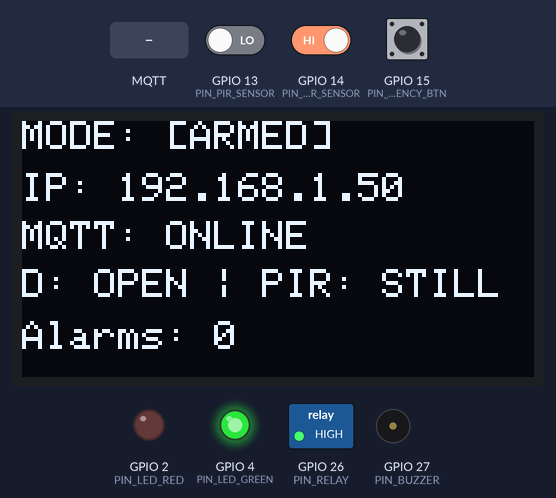
The sketch below on a simulated ESP32. Shown: 128×64 one-colour display, switched loads named in the sketch (green lamp = pin HIGH), output pins drawn as LEDs (lit = HIGH), buzzer (waves = sounding, pin HIGH). Inputs (shaded band) come from the test bench; at power-on: GPIO 13 (PIN_PIR_SENSOR) LOW, GPIO 14 (PIN_DOOR_SENSOR) HIGH, GPIO 15 (PIN_EMERGENCY_BTN) HIGH. WiFi joins after 1.5 s; servers stay silent unless stated; no MQTT or app messages arrive unless stated; what the sketch prints to the serial monitor is not drawn.

Above: at 6.3 s.
6.4 s: MQTT message "ON" arrives on the first subscribed topic
At 8.38 s:
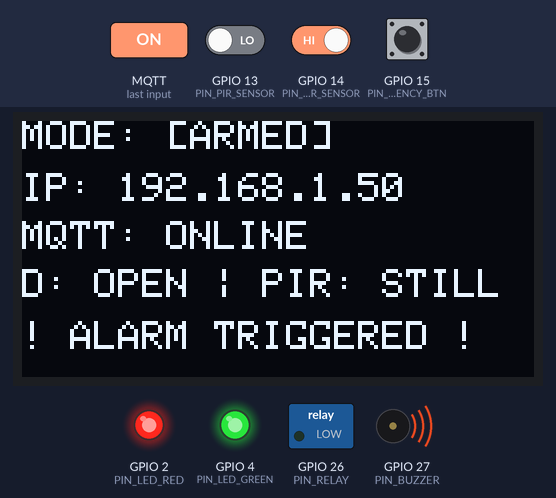
8.5 s: MQTT message "DISARMED" arrives on the second subscribed topic
At 8.9 s:
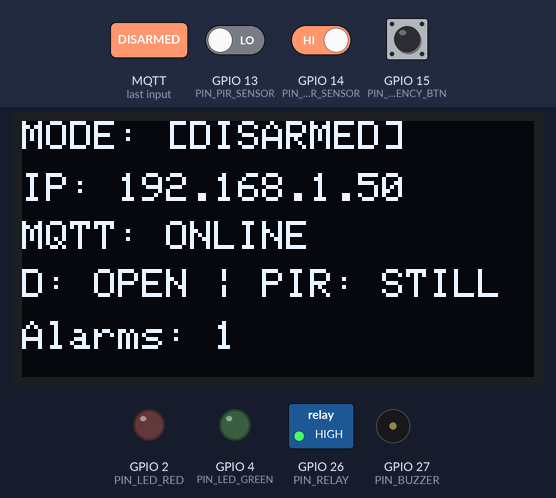
10.0 s: GPIO 13 (PIN_PIR_SENSOR) driven HIGH
At 11.0 s:
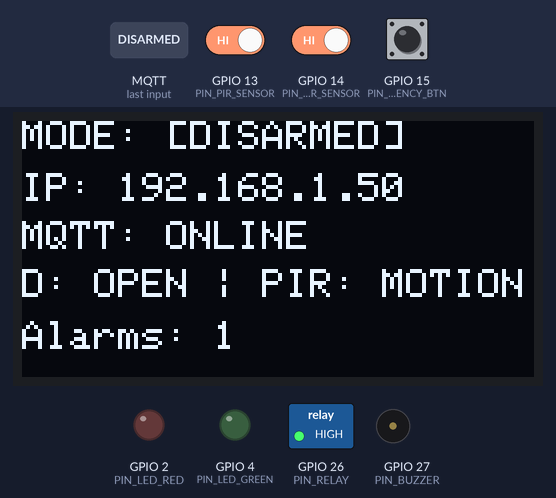
11.7 s: GPIO 14 (PIN_DOOR_SENSOR) driven LOW
At 12.0 s:
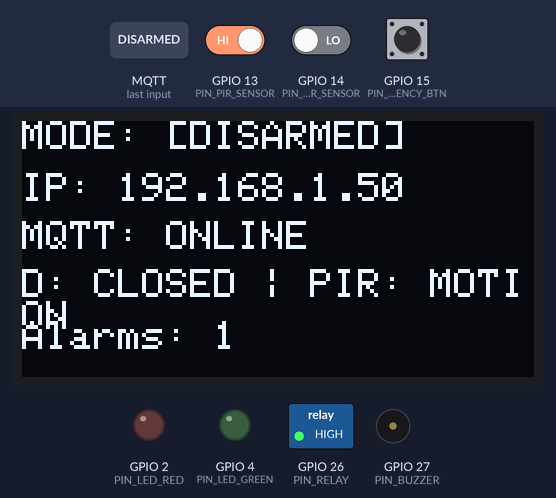
13.2 s: MQTT message "ARMED" arrives on the second subscribed topic
At 14.0 s:
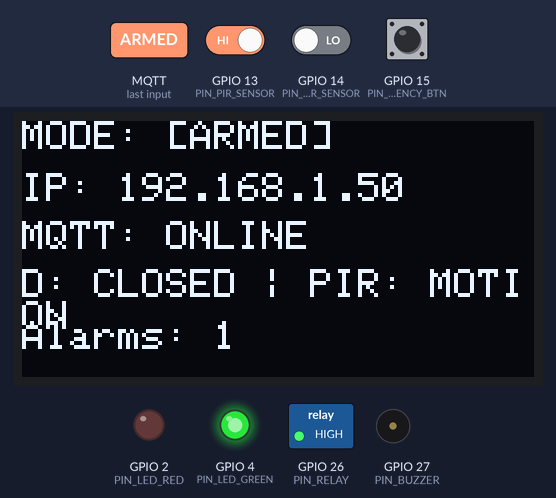
14.7 s: GPIO 13 (PIN_PIR_SENSOR) driven LOW
At 15.3 s:
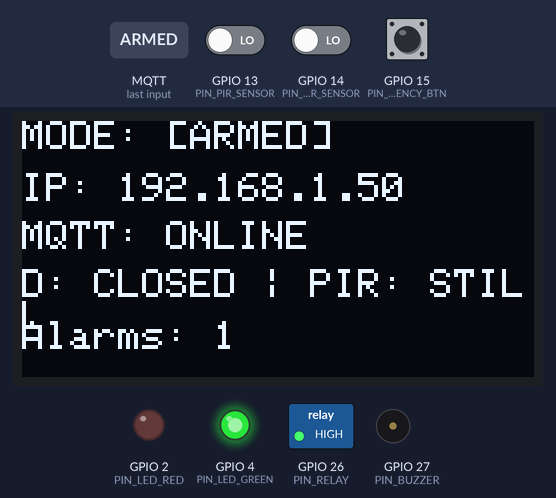
Timing chart, 0 to 17.2 s (numbered marks = the images above; inputs shaded):
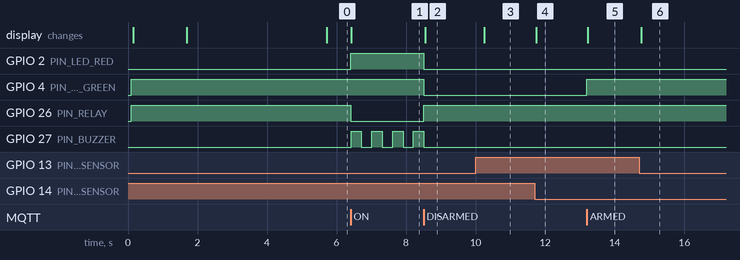

The sketch:

esp32_security_node.ino
```cpp
/*
 * ==============================================================================
 * Course Project: Hệ thống IoT giám sát và phát hiện xâm nhập trước cửa nhà
 * Node: Physical IoT Node (ESP32 DevKit V1 - 38 pins)
 * File: esp32_security_node.ino
 * ==============================================================================
 * Pinout Configuration:
 *  - MC-38 Magnetic Door Sensor : GPIO 14 (INPUT_PULLUP + Interrupt CHANGE)
 *  - PIR HC-SR501 Motion Sensor : GPIO 13 (INPUT)
 *  - OLED 0.96" I2C (SSD1306)    : SDA -> GPIO 21, SCL -> GPIO 22
 *  - Active Buzzer (5V)         : GPIO 27 (OUTPUT)
 *  - Relay Module (5V 1-CH)     : GPIO 26 (OUTPUT)
 *  - Status LED Green (Armed)   : GPIO 4  (OUTPUT)
 *  - Status LED Red (Alarm)     : GPIO 2  (OUTPUT)
 *  - Emergency Panic Button     : GPIO 15 (INPUT_PULLUP)
 *
 * MQTT Topics Contract:
 *  - Publish:
 *      home/sensor/door  -> "OPEN" / "CLOSED"
 *      home/sensor/pir   -> "MOTION" / "STILL"
 *  - Subscribe:
 *      home/actuator/alarm -> "ON" / "OFF" or {"alarm":"ON"/"OFF"}
 *      home/system/mode    -> "ARMED" / "DISARMED"
 * ==============================================================================
 */

#include <WiFi.h>
#include <PubSubClient.h>
#include <Wire.h>
#include <Adafruit_GFX.h>
#include <Adafruit_SSD1306.h>

// ---------------------- PIN DEFINITIONS ----------------------
#define PIN_DOOR_SENSOR     14    // MC-38 Magnetic Sensor (Pull-up)
#define PIN_PIR_SENSOR      13    // HC-SR501 Motion Sensor
#define PIN_BUZZER          27    // Active 5V Buzzer
#define PIN_RELAY           26    // 1-channel Relay (Active LOW / HIGH)
#define PIN_LED_GREEN       4     // System Armed Indicator
#define PIN_LED_RED         2     // Alarm Triggered Indicator
#define PIN_EMERGENCY_BTN   15    // Emergency Panic Button (Pull-up)

// Relay active level (Most standard 5V relay modules are active LOW)
#define RELAY_ACTIVE_LEVEL  LOW
#define RELAY_INACTIVE_LEVEL HIGH

// ---------------------- OLED DISPLAY SETUP -------------------
#define SCREEN_WIDTH 128
#define SCREEN_HEIGHT 64
#define OLED_RESET    -1
#define SCREEN_ADDRESS 0x3C
Adafruit_SSD1306 display(SCREEN_WIDTH, SCREEN_HEIGHT, &Wire, OLED_RESET);

// ---------------------- NETWORK CONFIGURATION ----------------
const char* WIFI_SSID     = "YOUR_WIFI_SSID";
const char* WIFI_PASSWORD = "YOUR_WIFI_PASSWORD";

const char* MQTT_SERVER   = "192.168.1.100";  // Laptop Edge IP running Mosquitto
const int   MQTT_PORT     = 1883;
const char* MQTT_USER     = "";               // Leave empty if no authentication
const char* MQTT_PASS     = "";
const char* CLIENT_ID     = "ESP32_Security_Node";

// MQTT Topics
const char* TOPIC_SENSOR_DOOR     = "home/sensor/door";
const char* TOPIC_SENSOR_PIR      = "home/sensor/pir";
const char* TOPIC_ACTUATOR_ALARM  = "home/actuator/alarm";
const char* TOPIC_SYSTEM_MODE     = "home/system/mode";

WiFiClient espClient;
PubSubClient mqttClient(espClient);

// ---------------------- SYSTEM STATES & TIMERS ---------------
volatile bool doorStateChanged = false;
volatile int  lastDoorRawState = HIGH;

bool isArmed        = true;   // Default ARMED on boot
bool isAlarmActive  = false;
String currentDoor  = "CLOSED";
String currentPIR   = "STILL";
unsigned int alarmCount = 0;

// Non-blocking millisecond timers
unsigned long lastDisplayUpdate = 0;
const unsigned long DISPLAY_INTERVAL = 1000; // 1s refresh rate

unsigned long lastPirCheck = 0;
const unsigned long PIR_INTERVAL = 250;      // 250ms check rate

unsigned long lastMqttReconnect = 0;
const unsigned long MQTT_RECONNECT_INTERVAL = 5000;

unsigned long lastBuzzerToggle = 0;
bool buzzerBeepState = false;

// Button debounce
int lastButtonState = HIGH;
unsigned long lastDebounceTime = 0;
const unsigned long DEBOUNCE_DELAY = 50;

// ---------------------- HARDWARE INTERRUPT (MC-38) -----------
// MC-38: Cửa đóng -> 2 cực nam châm gần nhau -> Tiếp điểm đóng (GND) -> Pin đọc LOW.
// Cửa mở -> Tiếp điểm hở -> Kéo lên PULLUP -> Pin đọc HIGH.
void IRAM_ATTR handleDoorInterrupt() {
  doorStateChanged = true;
}

// ---------------------- HARDWARE ACTUATOR HELPERS ------------
void setAlarmOutputs(bool active) {
  isAlarmActive = active;
  if (!active) {
    digitalWrite(PIN_BUZZER, LOW);
    digitalWrite(PIN_RELAY, RELAY_INACTIVE_LEVEL);
    digitalWrite(PIN_LED_RED, LOW);
  } else {
    digitalWrite(PIN_RELAY, RELAY_ACTIVE_LEVEL);
    digitalWrite(PIN_LED_RED, HIGH);
  }
}

// ---------------------- OLED DISPLAY FUNCTION ----------------
void updateOLED() {
  display.clearDisplay();
  display.setTextColor(SSD1306_WHITE);

  // Line 1: Header / Mode
  display.setTextSize(1);
  display.setCursor(0, 0);
  display.print("MODE: ");
  if (isArmed) {
    display.print("[ARMED]");
  } else {
    display.print("[DISARMED]");
  }

  // Line 2: IP Address
  display.setCursor(0, 13);
  display.print("IP: ");
  display.print(WiFi.status() == WL_CONNECTED ? WiFi.localIP().toString() : "No WiFi");

  // Line 3: MQTT Status
  display.setCursor(0, 25);
  display.print("MQTT: ");
  display.print(mqttClient.connected() ? "ONLINE" : "OFFLINE");

  // Line 4: Door & PIR Status
  display.setCursor(0, 37);
  display.print("D: ");
  display.print(currentDoor);
  display.print(" | PIR: ");
  display.print(currentPIR);

  // Line 5: Alarm Status & Counter
  display.setCursor(0, 50);
  if (isAlarmActive) {
    display.print("! ALARM TRIGGERED !");
  } else {
    display.print("Alarms: ");
    display.print(alarmCount);
  }

  display.display();
}

// ---------------------- MQTT CALLBACK ------------------------
void mqttCallback(char* topic, byte* payload, unsigned int length) {
  String message = "";
  for (unsigned int i = 0; i < length; i++) {
    message += (char)payload[i];
  }
  message.trim();

  Serial.print("[MQTT RX] ");
  Serial.print(topic);
  Serial.print(" : ");
  Serial.println(message);

  // Topic: home/actuator/alarm
  if (String(topic) == TOPIC_ACTUATOR_ALARM) {
    if (message.indexOf("ON") >= 0) {
      if (!isAlarmActive) {
        alarmCount++;
      }
      setAlarmOutputs(true);
    } else if (message.indexOf("OFF") >= 0) {
      setAlarmOutputs(false);
    }
  }
  // Topic: home/system/mode
  else if (String(topic) == TOPIC_SYSTEM_MODE) {
    if (message == "ARMED") {
      isArmed = true;
      digitalWrite(PIN_LED_GREEN, HIGH);
    } else if (message == "DISARMED") {
      isArmed = false;
      digitalWrite(PIN_LED_GREEN, LOW);
      setAlarmOutputs(false); // Auto disarm alarm
    }
  }

  updateOLED();
}

// ---------------------- RECONNECT MQTT -----------------------
void reconnectMQTT() {
  if (WiFi.status() != WL_CONNECTED) {
    return;
  }
  if (!mqttClient.connected()) {
    Serial.print("Attempting MQTT connection to ");
    Serial.print(MQTT_SERVER);
    Serial.print("...");

    if (mqttClient.connect(CLIENT_ID, MQTT_USER, MQTT_PASS)) {
      Serial.println(" CONNECTED!");
      mqttClient.subscribe(TOPIC_ACTUATOR_ALARM);
      mqttClient.subscribe(TOPIC_SYSTEM_MODE);

      // Publish initial state upon connection
      mqttClient.publish(TOPIC_SENSOR_DOOR, currentDoor.c_str(), true);
      mqttClient.publish(TOPIC_SENSOR_PIR, currentPIR.c_str(), true);
    } else {
      Serial.print(" FAILED, rc=");
      Serial.println(mqttClient.state());
    }
  }
}

// ---------------------- SETUP --------------------------------
void setup() {
  Serial.begin(115200);
  delay(100);

  // Initialize GPIO Modes
  pinMode(PIN_DOOR_SENSOR, INPUT_PULLUP);
  pinMode(PIN_PIR_SENSOR, INPUT);
  pinMode(PIN_EMERGENCY_BTN, INPUT_PULLUP);

  pinMode(PIN_BUZZER, OUTPUT);
  pinMode(PIN_RELAY, OUTPUT);
  pinMode(PIN_LED_GREEN, OUTPUT);
  pinMode(PIN_LED_RED, OUTPUT);

  // Default Pin States
  digitalWrite(PIN_BUZZER, LOW);
  digitalWrite(PIN_RELAY, RELAY_INACTIVE_LEVEL);
  digitalWrite(PIN_LED_GREEN, isArmed ? HIGH : LOW);
  digitalWrite(PIN_LED_RED, LOW);

  // I2C OLED Initialization
  Wire.begin(21, 22);
  if (!display.begin(SSD1306_SWITCHCAPVCC, SCREEN_ADDRESS)) {
    Serial.println(F("SSD1306 allocation failed. Check I2C wiring (SDA=21, SCL=22)."));
  } else {
    display.clearDisplay();
    display.setTextSize(1);
    display.setTextColor(SSD1306_WHITE);
    display.setCursor(10, 20);
    display.println("ESP32 SECURITY NODE");
    display.setCursor(20, 35);
    display.println("Connecting WiFi...");
    display.display();
  }

  // WiFi Connection
  WiFi.mode(WIFI_STA);
  WiFi.begin(WIFI_SSID, WIFI_PASSWORD);
  Serial.print("Connecting to WiFi");
  int wifiAttempts = 0;
  while (WiFi.status() != WL_CONNECTED && wifiAttempts < 30) {
    delay(300);
    Serial.print(".");
    wifiAttempts++;
  }
  Serial.println("");
  if (WiFi.status() == WL_CONNECTED) {
    Serial.print("WiFi Connected! IP: ");
    Serial.println(WiFi.localIP());
  } else {
    Serial.println("WiFi Connection Timeout. Running in offline/reconnect loop.");
  }

  // MQTT Client
  mqttClient.setServer(MQTT_SERVER, MQTT_PORT);
  mqttClient.setCallback(mqttCallback);

  // Initial read of Door Sensor
  lastDoorRawState = digitalRead(PIN_DOOR_SENSOR);
  currentDoor = (lastDoorRawState == LOW) ? "CLOSED" : "OPEN";

  // Attach Hardware Interrupt for MC-38
  attachInterrupt(digitalPinToInterrupt(PIN_DOOR_SENSOR), handleDoorInterrupt, CHANGE);

  updateOLED();
}

// ---------------------- LOOP (STRICTLY NON-BLOCKING) ---------
void loop() {
  unsigned long currentMillis = millis();

  // 1. Maintain MQTT Client Loop
  if (WiFi.status() == WL_CONNECTED) {
    if (!mqttClient.connected()) {
      if (currentMillis - lastMqttReconnect >= MQTT_RECONNECT_INTERVAL) {
        lastMqttReconnect = currentMillis;
        reconnectMQTT();
      }
    } else {
      mqttClient.loop();
    }
  }

  // 2. Process Door Sensor Interrupt Flag
  if (doorStateChanged) {
    doorStateChanged = false;
    int rawState = digitalRead(PIN_DOOR_SENSOR);
    lastDoorRawState = rawState;
    String newDoorState = (rawState == LOW) ? "CLOSED" : "OPEN";

    if (newDoorState != currentDoor) {
      currentDoor = newDoorState;
      Serial.print("[DOOR STATUS CHANGED] -> ");
      Serial.println(currentDoor);

      if (mqttClient.connected()) {
        mqttClient.publish(TOPIC_SENSOR_DOOR, currentDoor.c_str(), true);
      }

      // If Door OPENS while system is ARMED -> Local hardware reaction immediately!
      if (currentDoor == "OPEN" && isArmed) {
        alarmCount++;
        setAlarmOutputs(true);
        if (mqttClient.connected()) {
          mqttClient.publish(TOPIC_ACTUATOR_ALARM, "{\"alarm\":\"ON\"}", false);
        }
      }
      updateOLED();
    }
  }

  // 3. Sample PIR Motion Sensor (Every 250ms)
  if (currentMillis - lastPirCheck >= PIR_INTERVAL) {
    lastPirCheck = currentMillis;
    int pirReading = digitalRead(PIN_PIR_SENSOR);
    String newPirState = (pirReading == HIGH) ? "MOTION" : "STILL";

    if (newPirState != currentPIR) {
      currentPIR = newPirState;
      Serial.print("[PIR STATUS CHANGED] -> ");
      Serial.println(currentPIR);

      if (mqttClient.connected()) {
        mqttClient.publish(TOPIC_SENSOR_PIR, currentPIR.c_str(), true);
      }
      updateOLED();
    }
  }

  // 4. Handle Emergency Panic Button (Active LOW with debounce)
  int reading = digitalRead(PIN_EMERGENCY_BTN);
  if (reading != lastButtonState) {
    lastDebounceTime = currentMillis;
  }
  if ((currentMillis - lastDebounceTime) > DEBOUNCE_DELAY) {
    if (reading == LOW && lastButtonState == HIGH) {
      Serial.println("[EMERGENCY] Panic Button Pressed!");
      alarmCount++;
      setAlarmOutputs(true);
      if (mqttClient.connected()) {
        mqttClient.publish(TOPIC_ACTUATOR_ALARM, "{\"alarm\":\"ON\",\"reason\":\"PANIC_BUTTON\"}", false);
      }
      updateOLED();
    }
  }
  lastButtonState = reading;

  // 5. Pulsing Sound for Active Alarm (Beep pattern without delay)
  if (isAlarmActive) {
    if (currentMillis - lastBuzzerToggle >= 300) {
      lastBuzzerToggle = currentMillis;
      buzzerBeepState = !buzzerBeepState;
      digitalWrite(PIN_BUZZER, buzzerBeepState ? HIGH : LOW);
    }
  }

  // 6. Update OLED Display Periodically (Every 1 second)
  if (currentMillis - lastDisplayUpdate >= DISPLAY_INTERVAL) {
    lastDisplayUpdate = currentMillis;
    updateOLED();
  }
}
```

Measured:
- after the input at 6.4 s, GPIO 2 (PIN_LED_RED): LOW → HIGH at once; GPIO 26 (PIN_RELAY): HIGH → LOW at once; GPIO 27 (PIN_BUZZER): alternates HIGH for 0.30 s and LOW for 0.30 s, starting at once; the display: changes at once (image 1)
- after the input at 8.5 s, GPIO 2 (PIN_LED_RED), GPIO 4 (PIN_LED_GREEN): HIGH → LOW at once; GPIO 26 (PIN_RELAY): LOW → HIGH at once; GPIO 27 (PIN_BUZZER): goes on until 8.5 s, then stays LOW; the display: changes after 0.05 s (image 2)
- after the input at 10.0 s, the display: changes after 0.24 s (image 3)
- after the input at 11.7 s, the display: changes at once (image 4)
- after the input at 13.2 s, GPIO 4 (PIN_LED_GREEN): LOW → HIGH at once; the display: changes at once (image 5)
- after the input at 14.7 s, the display: changes after 0.06 s (image 6)
